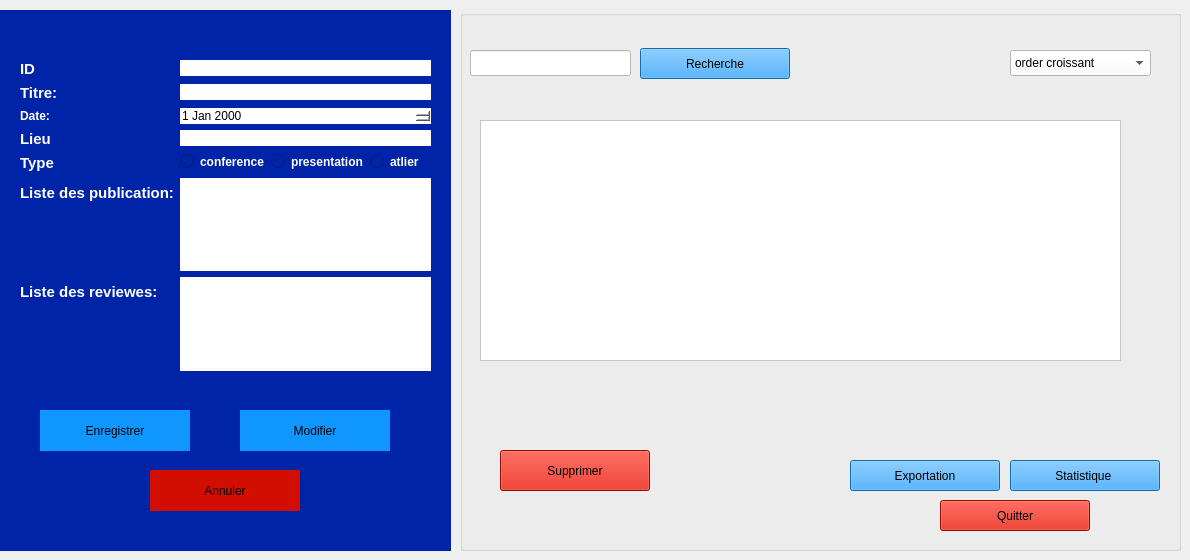
     <widget class="QWidget" name="tab_session">
      <attribute name="title">
       <string>Gestion Session</string>
      </attribute>
      <widget class="QGroupBox" name="groupBox_Session_Form">
       <property name="geometry">
        <rect>
         <x>0</x>
         <y>10</y>
         <width>451</width>
         <height>541</height>
        </rect>
       </property>
       <property name="styleSheet">
        <string notr="true">background-color: rgb(0, 36, 168);
border: #A8D3F0;</string>
       </property>
       <property name="title">
        <string/>
       </property>
       <widget class="QWidget" name="formLayoutWidget_Session">
        <property name="geometry">
         <rect>
          <x>20</x>
          <y>50</y>
          <width>411</width>
          <height>311</height>
         </rect>
        </property>
        <layout class="QFormLayout" name="formLayout_Session">
         <item row="0" column="0">
          <widget class="QLabel" name="label_S_ID">
           <property name="text">
            <string>&lt;html&gt;&lt;head/&gt;&lt;body&gt;&lt;p&gt;&lt;span style=&quot; font-size:11pt; font-weight:700; color:#ffffff;&quot;&gt;ID&lt;/span&gt;&lt;/p&gt;&lt;/body&gt;&lt;/html&gt;</string>
           </property>
          </widget>
         </item>
         <item row="0" column="1">
          <widget class="QLineEdit" name="idSession">
           <property name="contextMenuPolicy">
            <enum>Qt::ContextMenuPolicy::ActionsContextMenu</enum>
           </property>
           <property name="styleSheet">
            <string notr="true">background-color: rgb(255, 255, 255);
</string>
           </property>
          </widget>
         </item>
         <item row="1" column="0">
          <widget class="QLabel" name="label_S_Titre">
           <property name="text">
            <string>&lt;html&gt;&lt;head/&gt;&lt;body&gt;&lt;p&gt;&lt;span style=&quot; font-size:11pt; font-weight:700; color:#ffffff;&quot;&gt;Titre:&lt;/span&gt;&lt;/p&gt;&lt;/body&gt;&lt;/html&gt;</string>
           </property>
          </widget>
         </item>
         <item row="1" column="1">
          <widget class="QLineEdit" name="Id_utilisateur_Session">
           <property name="styleSheet">
            <string notr="true">background-color: rgb(255, 255, 255);</string>
           </property>
          </widget>
         </item>
         <item row="2" column="0">
          <widget class="QLabel" name="label_S_Date">
           <property name="text">
            <string>&lt;html&gt;&lt;head/&gt;&lt;body&gt;&lt;p&gt;&lt;span style=&quot; font-weight:700; color:#ffffff;&quot;&gt;Date:&lt;/span&gt;&lt;/p&gt;&lt;/body&gt;&lt;/html&gt;</string>
           </property>
          </widget>
         </item>
         <item row="3" column="0">
          <widget class="QLabel" name="label_S_Lieu">
           <property name="text">
            <string>&lt;html&gt;&lt;head/&gt;&lt;body&gt;&lt;p&gt;&lt;span style=&quot; font-size:11pt; font-weight:700; color:#ffffff;&quot;&gt;Lieu&lt;/span&gt;&lt;/p&gt;&lt;/body&gt;&lt;/html&gt;</string>
           </property>
          </widget>
         </item>
         <item row="3" column="1">
          <widget class="QLineEdit" name="abstractSession">
           <property name="styleSheet">
            <string notr="true">background-color: rgb(255, 255, 255);
</string>
           </property>
          </widget>
         </item>
         <item row="4" column="0">
          <widget class="QLabel" name="label_S_Type">
           <property name="text">
            <string>&lt;html&gt;&lt;head/&gt;&lt;body&gt;&lt;p&gt;&lt;span style=&quot; font-size:11pt; font-weight:700; color:#ffffff;&quot;&gt;Type&lt;/span&gt;&lt;/p&gt;&lt;/body&gt;&lt;/html&gt;</string>
           </property>
          </widget>
         </item>
         <item row="5" column="0">
          <widget class="QLabel" name="label_S_ListPub">
           <property name="text">
            <string>&lt;html&gt;&lt;head/&gt;&lt;body&gt;&lt;p&gt;&lt;span style=&quot; font-size:11pt; font-weight:700; color:#ffffff;&quot;&gt;Liste des publication:&lt;/span&gt;&lt;/p&gt;&lt;/body&gt;&lt;/html&gt;</string>
           </property>
          </widget>
         </item>
         <item row="6" column="0">
          <widget class="QLabel" name="label_S_ListRev">
           <property name="text">
            <string>&lt;html&gt;&lt;head/&gt;&lt;body&gt;&lt;p&gt;&lt;span style=&quot; font-size:11pt; font-weight:700; color:#ffffff;&quot;&gt;Liste des reviewes:&lt;/span&gt;&lt;/p&gt;&lt;/body&gt;&lt;/html&gt;</string>
           </property>
          </widget>
         </item>
         <item row="2" column="1">
          <widget class="QDateEdit" name="dateSession">
           <property name="styleSheet">
            <string notr="true">background-color: rgb(255, 255, 255);</string>
           </property>
          </widget>
         </item>
         <item row="4" column="1">
          <layout class="QHBoxLayout" name="horizontalLayout_Role_2">
           <item>
            <widget class="QRadioButton" name="radioButton_Admin_5">
             <property name="styleSheet">
              <string notr="true">color: white; font-weight: bold;</string>
             </property>
             <property name="text">
              <string>conference</string>
             </property>
            </widget>
           </item>
           <item>
            <widget class="QRadioButton" name="radioButton_Admin_6">
             <property name="styleSheet">
              <string notr="true">color: white; font-weight: bold;</string>
             </property>
             <property name="text">
              <string>presentation</string>
             </property>
            </widget>
           </item>
           <item>
            <widget class="QRadioButton" name="radioButton_Chercheur_2">
             <property name="styleSheet">
              <string notr="true">color: white; font-weight: bold;</string>
             </property>
             <property name="text">
              <string>atlier</string>
             </property>
            </widget>
           </item>
          </layout>
         </item>
         <item row="5" column="1">
          <widget class="QListWidget" name="listWidget">
           <property name="styleSheet">
            <string notr="true">background-color: rgb(255, 255, 255);</string>
           </property>
          </widget>
         </item>
         <item row="6" column="1">
          <widget class="QListWidget" name="listWidget_2">
           <property name="styleSheet">
            <string notr="true">background-color: rgb(255, 255, 255);</string>
           </property>
          </widget>
         </item>
        </layout>
       </widget>
       <widget class="QPushButton" name="enregistrerSession">
        <property name="geometry">
         <rect>
          <x>40</x>
          <y>400</y>
          <width>150</width>
          <height>41</height>
         </rect>
        </property>
        <property name="minimumSize">
         <size>
          <width>0</width>
          <height>0</height>
         </size>
        </property>
        <property name="styleSheet">
         <string notr="true">background-color: rgb(16, 151, 255);
</string>
        </property>
        <property name="text">
         <string>Enregistrer</string>
        </property>
       </widget>
       <widget class="QPushButton" name="modifSession">
        <property name="geometry">
         <rect>
          <x>240</x>
          <y>400</y>
          <width>150</width>
          <height>41</height>
         </rect>
        </property>
        <property name="styleSheet">
         <string notr="true">background-color: rgb(16, 151, 255);
</string>
        </property>
        <property name="text">
         <string>Modifier</string>
        </property>
       </widget>
       <widget class="QPushButton" name="annulerSession">
        <property name="geometry">
         <rect>
          <x>150</x>
          <y>460</y>
          <width>150</width>
          <height>41</height>
         </rect>
        </property>
        <property name="styleSheet">
         <string notr="true">background-color: rgb(209, 14, 0);
</string>
        </property>
        <property name="text">
         <string>Annuler</string>
        </property>
       </widget>
      </widget>
      <widget class="QGroupBox" name="groupBox_Session_List">
       <property name="geometry">
        <rect>
         <x>460</x>
         <y>10</y>
         <width>721</width>
         <height>541</height>
        </rect>
       </property>
       <property name="styleSheet">
        <string notr="true">background-color: rgb(0, 36, 168);
border: #A8D3F0;
/* Style pour tous les GroupBox */
QGroupBox {
    border: 2px solid #2c3e50; /* Couleur de la bordure */
    border-radius: 15px;      /* Même arrondi que les boutons */
    margin-top: 20px;         /* Espace pour le titre en haut */
    font-weight: bold;
    color: #2c3e50;
}
/* Style spécifique pour le titre du GroupBox */
QGroupBox::title {
    subcontrol-origin: margin;
    subcontrol-position: top center; /* Place le titre en haut au centre */
    padding: 0 10px;
}</string>
       </property>
       <property name="title">
        <string/>
       </property>
       <widget class="QLineEdit" name="rechSession">
        <property name="geometry">
         <rect>
          <x>10</x>
          <y>40</y>
          <width>161</width>
          <height>26</height>
         </rect>
        </property>
        <property name="styleSheet">
         <string notr="true">background-color: rgb(255, 255, 255);</string>
        </property>
       </widget>
       <widget class="QPushButton" name="rechercheSession">
        <property name="geometry">
         <rect>
          <x>180</x>
          <y>38</y>
          <width>150</width>
          <height>31</height>
         </rect>
        </property>
        <property name="styleSheet">
         <string notr="true">background-color: rgb(16, 151, 255);
</string>
        </property>
        <property name="text">
         <string>Recherche</string>
        </property>
       </widget>
       <widget class="QPushButton" name="statSession">
        <property name="geometry">
         <rect>
          <x>550</x>
          <y>450</y>
          <width>150</width>
          <height>31</height>
         </rect>
        </property>
        <property name="styleSheet">
         <string notr="true">background-color: rgb(16, 151, 255);
</string>
        </property>
        <property name="text">
         <string>Statistique </string>
        </property>
       </widget>
       <widget class="QPushButton" name="SuppSession">
        <property name="geometry">
         <rect>
          <x>40</x>
          <y>440</y>
          <width>150</width>
          <height>41</height>
         </rect>
        </property>
        <property name="styleSheet">
         <string notr="true">background-color: rgb(209, 14, 0);</string>
        </property>
        <property name="text">
         <string>Supprimer</string>
        </property>
       </widget>
       <widget class="QPushButton" name="quitterSession">
        <property name="geometry">
         <rect>
          <x>480</x>
          <y>490</y>
          <width>150</width>
          <height>31</height>
         </rect>
        </property>
        <property name="styleSheet">
         <string notr="true">background-color: rgb(209, 14, 0);
</string>
        </property>
        <property name="text">
         <string>Quitter</string>
        </property>
       </widget>
       <widget class="QPushButton" name="expoSession">
        <property name="geometry">
         <rect>
          <x>390</x>
          <y>450</y>
          <width>150</width>
          <height>31</height>
         </rect>
        </property>
        <property name="styleSheet">
         <string notr="true">background-color: rgb(16, 151, 255);
</string>
        </property>
        <property name="text">
         <string>Exportation</string>
        </property>
       </widget>
       <widget class="QComboBox" name="comboBox_5">
        <property name="geometry">
         <rect>
          <x>550</x>
          <y>40</y>
          <width>141</width>
          <height>26</height>
         </rect>
        </property>
        <property name="palette">
         <palette>
          <active>
           <colorrole role="WindowText">
            <brush brushstyle="SolidPattern">
             <color alpha="255">
              <red>0</red>
              <green>0</green>
              <blue>0</blue>
             </color>
            </brush>
           </colorrole>
           <colorrole role="Button">
            <brush brushstyle="SolidPattern">
             <color alpha="255">
              <red>255</red>
              <green>255</green>
              <blue>255</blue>
             </color>
            </brush>
           </colorrole>
           <colorrole role="Light">
            <brush brushstyle="SolidPattern">
             <color alpha="255">
              <red>255</red>
              <green>255</green>
              <blue>255</blue>
             </color>
            </brush>
           </colorrole>
           <colorrole role="Midlight">
            <brush brushstyle="SolidPattern">
             <color alpha="255">
              <red>255</red>
              <green>255</green>
              <blue>255</blue>
             </color>
            </brush>
           </colorrole>
           <colorrole role="Dark">
            <brush brushstyle="SolidPattern">
             <color alpha="255">
              <red>127</red>
              <green>127</green>
              <blue>127</blue>
             </color>
            </brush>
           </colorrole>
           <colorrole role="Mid">
            <brush brushstyle="SolidPattern">
             <color alpha="255">
              <red>170</red>
              <green>170</green>
              <blue>170</blue>
             </color>
            </brush>
           </colorrole>
           <colorrole role="Text">
            <brush brushstyle="SolidPattern">
             <color alpha="255">
              <red>0</red>
              <green>0</green>
              <blue>0</blue>
             </color>
            </brush>
           </colorrole>
           <colorrole role="BrightText">
            <brush brushstyle="SolidPattern">
             <color alpha="255">
              <red>255</red>
              <green>255</green>
              <blue>255</blue>
             </color>
            </brush>
           </colorrole>
           <colorrole role="ButtonText">
            <brush brushstyle="SolidPattern">
             <color alpha="255">
              <red>0</red>
              <green>0</green>
              <blue>0</blue>
             </color>
            </brush>
           </colorrole>
           <colorrole role="Base">
            <brush brushstyle="SolidPattern">
             <color alpha="255">
              <red>255</red>
              <green>255</green>
              <blue>255</blue>
             </color>
            </brush>
           </colorrole>
           <colorrole role="Window">
            <brush brushstyle="SolidPattern">
             <color alpha="255">
              <red>255</red>
              <green>255</green>
              <blue>255</blue>
             </color>
            </brush>
           </colorrole>
           <colorrole role="Shadow">
            <brush brushstyle="SolidPattern">
             <color alpha="255">
              <red>0</red>
              <green>0</green>
              <blue>0</blue>
             </color>
            </brush>
           </colorrole>
           <colorrole role="AlternateBase">
            <brush brushstyle="SolidPattern">
             <color alpha="255">
              <red>255</red>
              <green>255</green>
              <blue>255</blue>
             </color>
            </brush>
           </colorrole>
           <colorrole role="ToolTipBase">
            <brush brushstyle="SolidPattern">
             <color alpha="255">
              <red>255</red>
              <green>255</green>
              <blue>220</blue>
             </color>
            </brush>
           </colorrole>
           <colorrole role="ToolTipText">
            <brush brushstyle="SolidPattern">
             <color alpha="255">
              <red>0</red>
              <green>0</green>
              <blue>0</blue>
             </color>
            </brush>
           </colorrole>
           <colorrole role="PlaceholderText">
            <brush brushstyle="SolidPattern">
             <color alpha="127">
              <red>0</red>
              <green>0</green>
              <blue>0</blue>
             </color>
            </brush>
           </colorrole>
           <colorrole role="Accent">
            <brush brushstyle="SolidPattern">
             <color alpha="255">
              <red>255</red>
              <green>255</green>
              <blue>255</blue>
             </color>
            </brush>
           </colorrole>
          </active>
          <inactive>
           <colorrole role="WindowText">
            <brush brushstyle="SolidPattern">
             <color alpha="255">
              <red>0</red>
              <green>0</green>
              <blue>0</blue>
             </color>
            </brush>
           </colorrole>
           <colorrole role="Button">
            <brush brushstyle="SolidPattern">
             <color alpha="255">
              <red>255</red>
              <green>255</green>
              <blue>255</blue>
             </color>
            </brush>
           </colorrole>
           <colorrole role="Light">
            <brush brushstyle="SolidPattern">
             <color alpha="255">
              <red>255</red>
              <green>255</green>
              <blue>255</blue>
             </color>
            </brush>
           </colorrole>
           <colorrole role="Midlight">
            <brush brushstyle="SolidPattern">
             <color alpha="255">
              <red>255</red>
              <green>255</green>
              <blue>255</blue>
             </color>
            </brush>
           </colorrole>
           <colorrole role="Dark">
            <brush brushstyle="SolidPattern">
             <color alpha="255">
              <red>127</red>
              <green>127</green>
              <blue>127</blue>
             </color>
            </brush>
           </colorrole>
           <colorrole role="Mid">
            <brush brushstyle="SolidPattern">
             <color alpha="255">
              <red>170</red>
              <green>170</green>
              <blue>170</blue>
             </color>
            </brush>
           </colorrole>
           <colorrole role="Text">
            <brush brushstyle="SolidPattern">
             <color alpha="255">
              <red>0</red>
              <green>0</green>
              <blue>0</blue>
             </color>
            </brush>
           </colorrole>
           <colorrole role="BrightText">
            <brush brushstyle="SolidPattern">
             <color alpha="255">
              <red>255</red>
              <green>255</green>
              <blue>255</blue>
             </color>
            </brush>
           </colorrole>
           <colorrole role="ButtonText">
            <brush brushstyle="SolidPattern">
             <color alpha="255">
              <red>0</red>
              <green>0</green>
              <blue>0</blue>
             </color>
            </brush>
           </colorrole>
           <colorrole role="Base">
            <brush brushstyle="SolidPattern">
             <color alpha="255">
              <red>255</red>
              <green>255</green>
              <blue>255</blue>
             </color>
            </brush>
           </colorrole>
           <colorrole role="Window">
            <brush brushstyle="SolidPattern">
             <color alpha="255">
              <red>255</red>
              <green>255</green>
              <blue>255</blue>
             </color>
            </brush>
           </colorrole>
           <colorrole role="Shadow">
            <brush brushstyle="SolidPattern">
             <color alpha="255">
              <red>0</red>
              <green>0</green>
              <blue>0</blue>
             </color>
            </brush>
           </colorrole>
           <colorrole role="AlternateBase">
            <brush brushstyle="SolidPattern">
             <color alpha="255">
              <red>255</red>
              <green>255</green>
              <blue>255</blue>
             </color>
            </brush>
           </colorrole>
           <colorrole role="ToolTipBase">
            <brush brushstyle="SolidPattern">
             <color alpha="255">
              <red>255</red>
              <green>255</green>
              <blue>220</blue>
             </color>
            </brush>
           </colorrole>
           <colorrole role="ToolTipText">
            <brush brushstyle="SolidPattern">
             <color alpha="255">
              <red>0</red>
              <green>0</green>
              <blue>0</blue>
             </color>
            </brush>
           </colorrole>
           <colorrole role="PlaceholderText">
            <brush brushstyle="SolidPattern">
             <color alpha="127">
              <red>0</red>
              <green>0</green>
              <blue>0</blue>
             </color>
            </brush>
           </colorrole>
           <colorrole role="Accent">
            <brush brushstyle="SolidPattern">
             <color alpha="255">
              <red>255</red>
              <green>255</green>
              <blue>255</blue>
             </color>
            </brush>
           </colorrole>
          </inactive>
          <disabled>
           <colorrole role="WindowText">
            <brush brushstyle="SolidPattern">
             <color alpha="255">
              <red>127</red>
              <green>127</green>
              <blue>127</blue>
             </color>
            </brush>
           </colorrole>
           <colorrole role="Button">
            <brush brushstyle="SolidPattern">
             <color alpha="255">
              <red>255</red>
              <green>255</green>
              <blue>255</blue>
             </color>
            </brush>
           </colorrole>
           <colorrole role="Light">
            <brush brushstyle="SolidPattern">
             <color alpha="255">
              <red>255</red>
              <green>255</green>
              <blue>255</blue>
             </color>
            </brush>
           </colorrole>
           <colorrole role="Midlight">
            <brush brushstyle="SolidPattern">
             <color alpha="255">
              <red>255</red>
              <green>255</green>
              <blue>255</blue>
             </color>
            </brush>
           </colorrole>
           <colorrole role="Dark">
            <brush brushstyle="SolidPattern">
             <color alpha="255">
              <red>127</red>
              <green>127</green>
              <blue>127</blue>
             </color>
            </brush>
           </colorrole>
           <colorrole role="Mid">
            <brush brushstyle="SolidPattern">
             <color alpha="255">
              <red>170</red>
              <green>170</green>
              <blue>170</blue>
             </color>
            </brush>
           </colorrole>
           <colorrole role="Text">
            <brush brushstyle="SolidPattern">
             <color alpha="255">
              <red>127</red>
              <green>127</green>
              <blue>127</blue>
             </color>
            </brush>
           </colorrole>
           <colorrole role="BrightText">
            <brush brushstyle="SolidPattern">
             <color alpha="255">
              <red>255</red>
              <green>255</green>
              <blue>255</blue>
             </color>
            </brush>
           </colorrole>
           <colorrole role="ButtonText">
            <brush brushstyle="SolidPattern">
             <color alpha="255">
              <red>127</red>
              <green>127</green>
              <blue>127</blue>
             </color>
            </brush>
           </colorrole>
           <colorrole role="Base">
            <brush brushstyle="SolidPattern">
             <color alpha="255">
              <red>255</red>
              <green>255</green>
              <blue>255</blue>
             </color>
            </brush>
           </colorrole>
           <colorrole role="Window">
            <brush brushstyle="SolidPattern">
             <color alpha="255">
              <red>255</red>
              <green>255</green>
              <blue>255</blue>
             </color>
            </brush>
           </colorrole>
           <colorrole role="Shadow">
            <brush brushstyle="SolidPattern">
             <color alpha="255">
              <red>0</red>
              <green>0</green>
              <blue>0</blue>
             </color>
            </brush>
           </colorrole>
           <colorrole role="AlternateBase">
            <brush brushstyle="SolidPattern">
             <color alpha="255">
              <red>255</red>
              <green>255</green>
              <blue>255</blue>
             </color>
            </brush>
           </colorrole>
           <colorrole role="ToolTipBase">
            <brush brushstyle="SolidPattern">
             <color alpha="255">
              <red>255</red>
              <green>255</green>
              <blue>220</blue>
             </color>
            </brush>
           </colorrole>
           <colorrole role="ToolTipText">
            <brush brushstyle="SolidPattern">
             <color alpha="255">
              <red>0</red>
              <green>0</green>
              <blue>0</blue>
             </color>
            </brush>
           </colorrole>
           <colorrole role="PlaceholderText">
            <brush brushstyle="SolidPattern">
             <color alpha="127">
              <red>127</red>
              <green>127</green>
              <blue>127</blue>
             </color>
            </brush>
           </colorrole>
           <colorrole role="Accent">
            <brush brushstyle="SolidPattern">
             <color alpha="255">
              <red>255</red>
              <green>255</green>
              <blue>255</blue>
             </color>
            </brush>
           </colorrole>
          </disabled>
         </palette>
        </property>
        <property name="styleSheet">
         <string notr="true">background-color: rgb(255, 255, 255);</string>
        </property>
        <item>
         <property name="text">
          <string>order croissant</string>
         </property>
        </item>
        <item>
         <property name="text">
          <string>order decroissant</string>
         </property>
        </item>
       </widget>
       <widget class="QTableWidget" name="tableWidget_5">
        <property name="geometry">
         <rect>
          <x>20</x>
          <y>110</y>
          <width>641</width>
          <height>241</height>
         </rect>
        </property>
        <property name="styleSheet">
         <string notr="true">background-color: rgb(255, 255, 255);</string>
        </property>
       </widget>
      </widget>
     </widget>
